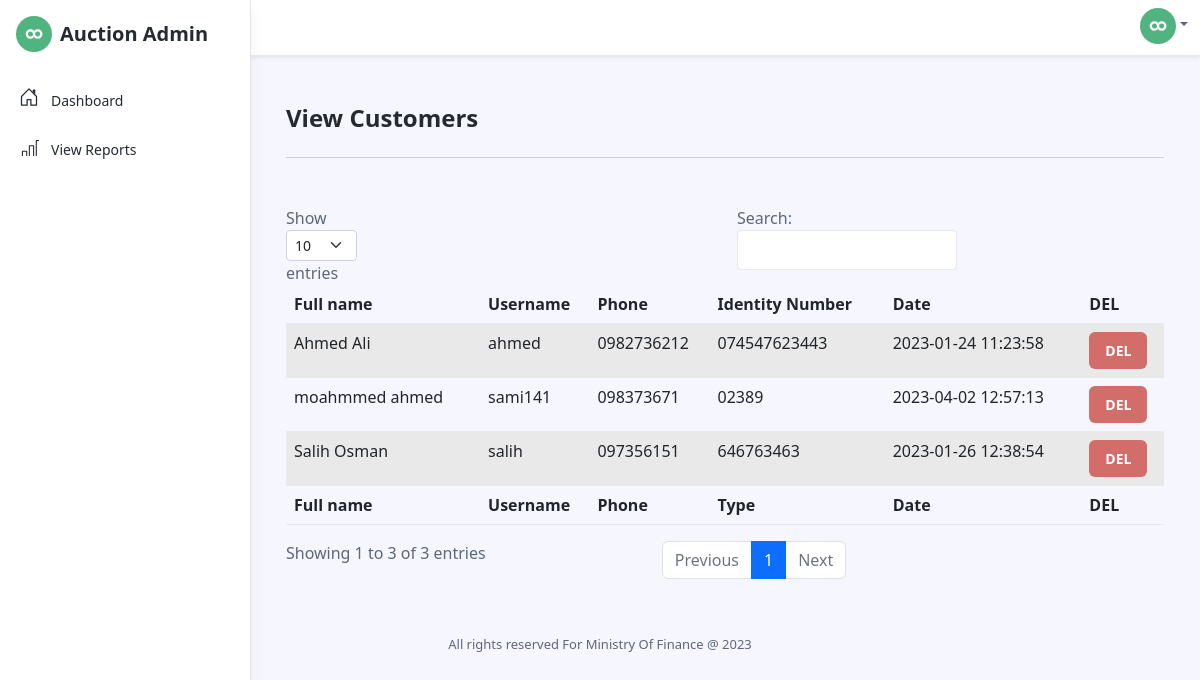
The app's page /manage_customers.php (signed in) with its own data.
### tables this page shows
CREATE TABLE IF NOT EXISTS `customers` (
  `cus_id` int(11) NOT NULL AUTO_INCREMENT,
  `cus_login_name` varchar(255) NOT NULL,
  `cus_pass` varchar(255) NOT NULL,
  `cus_full_name` varchar(255) NOT NULL,
  `cus_phone` varchar(30) NOT NULL,
  `cus_id_number` varchar(255) NOT NULL,
  `del` int(11) NOT NULL DEFAULT '0',
  `added_date` timestamp NOT NULL DEFAULT CURRENT_TIMESTAMP,
  PRIMARY KEY (`cus_id`)
);

### include/functions.php (called while the page is built, shortened)
<?php
global $conn;
function Check_Rows($table_name)
{
    global $conn;
    $sql = "SELECT * FROM `$table_name` where  `del` = 0 ";
    $query = mysqli_query($conn, $sql);
    $rows = mysqli_num_rows($query);
        return $rows;
}
function Get_Data($table_name)
{
    global $conn;
            if($table_name == 'items'){
                $sql = "SELECT * FROM `$table_name` where  `del` = 0 and `item_status` = 0 ";
            }elseif($table_name == 'auction'){
                $sql = "SELECT * FROM `$table_name` where  `del` = 0 ";
            }else{
				$sql = "SELECT * FROM `$table_name` where  `del` = 0 ";
			}
            $query = mysqli_query($conn, $sql);
        return $query;
}
?>

### manage_customers.php (the view, shortened to what this page needs)
<?php
include("header.php") ;
$table_name = 'customers';
    ?>
    <div class="app-wrapper">
	    <div class="app-content pt-3 p-md-3 p-lg-4">
		    <div class="container-xl">
                <?php
    if(Check_Rows($table_name)>0){
        $customers_qeury  = Get_Data($table_name) ;
                ?>
                <h1 class="app-page-title">View Customers</h1>
                <hr class="my-4">
                <div class="row g-4 settings-section">
                <h5 class = 'card-subtitle'><?php echo"</br>". $alert ;?></h5>
                <div class="col-12 col-md-12">
                    <table id="example" class="table table-striped" style="width:100%">
        <thead>
            <tr>
                <th>Full name</th>
                <th>Username</th>
                <th>Phone</th>
                <th>Identity Number</th>
                <th>Date</th>
                <th>DEL</th>
            </tr>
        </thead>
        <tbody>
            <?php
            while($rows = mysqli_fetch_array($customers_qeury)){
                $cus_id = $rows['cus_id'] ;
                $cus_full_name = $rows['cus_full_name'] ;
                $cus_login_name = $rows['cus_login_name'] ;
                $cus_phone = $rows['cus_phone'] ;
                $cus_id_number = $rows['cus_id_number'] ;
                $added_date = $rows['added_date'] ;
            ?>
            <tr>
                <td><?php echo $cus_full_name ; ?></td>
                <td><?php echo $cus_login_name ; ?></td>
                <td><?php echo $cus_phone ; ?></td>
                <td><?php echo $cus_id_number ; ?></td>
                <td><?php echo $added_date ; ?></td>
                <td><a href="manage_customers.php?action_id=<?php echo $cus_id ; ?>&action=del" class="btn btn-danger text-white" onClick="return confirm('Are you sure you want to DELETE this Record ?')">DEL</a></td>
            </tr>
            <?php
            }
            ?>
            </tbody>
        <tfoot>
            <tr>
            <th>Full name</th>
                <th>Username</th>
                <th>Phone</th>
                <th>Type</th>
                <th>Date</th>
                <th>DEL</th>
        </tfoot>
    </table>
	                </div>
            </div>
            <?php
    }
            ?>
                </div>
		    </div>
	    </div>
        <?php
include("footer.php") ;
?>

### records on screen
customers: cus_full_name "Salih Osman", cus_login_name "salih", cus_phone "097356151", cus_id_number "646763463", added_date "2023-01-26 12:38:54"
customers: cus_full_name "Ahmed Ali", cus_login_name "ahmed", cus_phone "0982736212", cus_id_number "074547623443", added_date "2023-01-24 11:23:58"
customers: cus_full_name "moahmmed ahmed", cus_login_name "sami141", cus_phone "098373671", cus_id_number "02389", added_date "2023-04-02 12:57:13"
